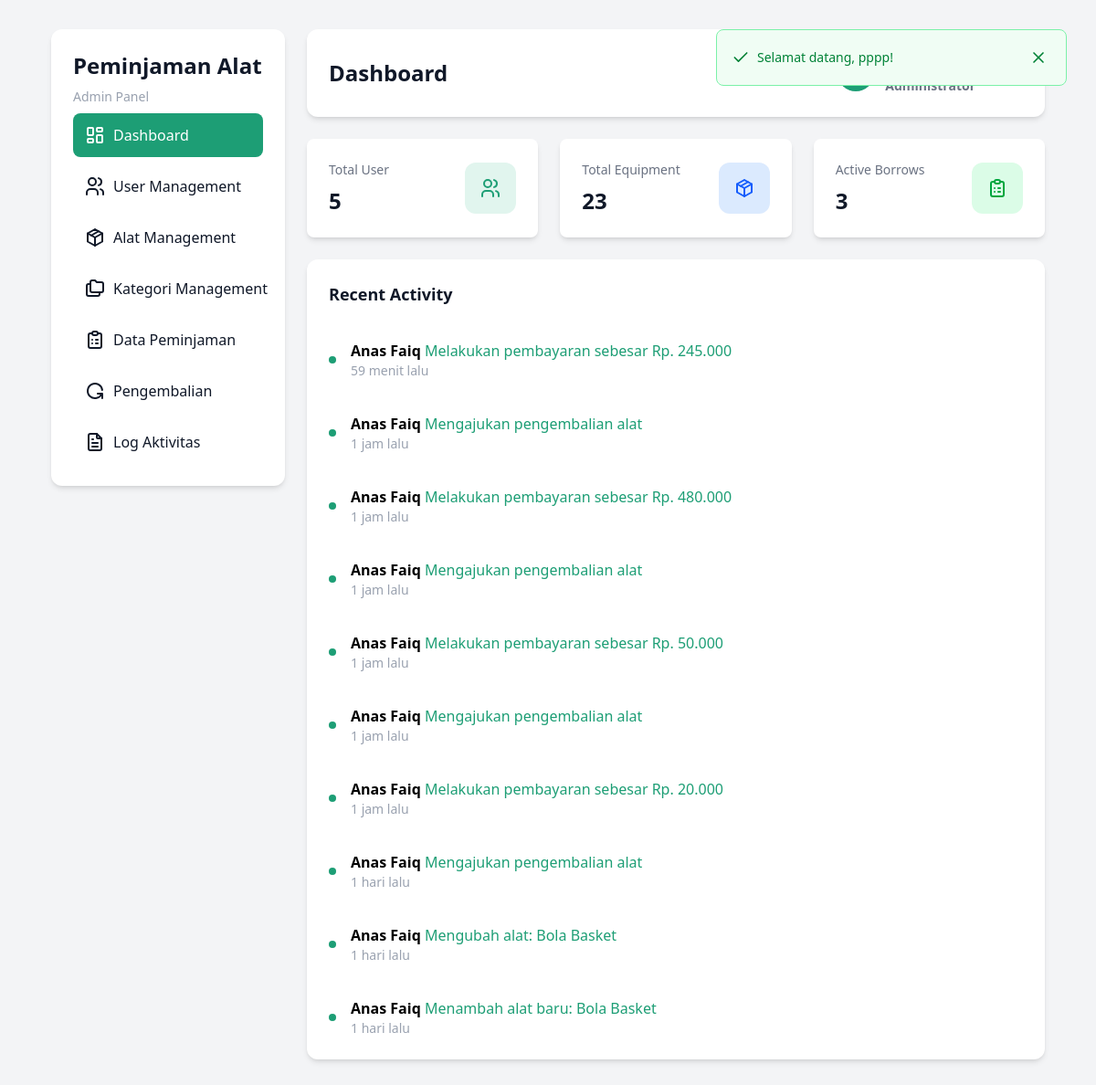
Page /pages/admin/dashboard.php (signed in) on the committed database.
### tables this page shows
CREATE TABLE `log_aktivitas` (
  `id_log` int NOT NULL,
  `id_user` int NOT NULL,
  `aktivitas` varchar(255) NOT NULL,
  `tabel` varchar(100) DEFAULT NULL,
  `id_referensi` int DEFAULT NULL,
  `waktu` timestamp NOT NULL DEFAULT CURRENT_TIMESTAMP
);

CREATE TABLE `users` (
  `id_user` int NOT NULL,
  `nama` varchar(100) NOT NULL,
  `username` varchar(100) NOT NULL,
  `password` varchar(255) NOT NULL,
  `role` enum('admin','petugas','peminjam') NOT NULL
);

### config/logging.php (called while the page is built, shortened)
<?php
function getRecentLogs($conn, $limit = 10) {
    $query = "SELECT
        l.id_log,
        l.id_user,
        u.nama as nama_user,
        l.aktivitas,
        l.tabel,
        l.id_referensi,
        l.waktu
        FROM log_aktivitas l
        JOIN users u ON l.id_user = u.id_user
        ORDER BY l.waktu DESC
        LIMIT ?";
    $stmt = $conn->prepare($query);
    if ($stmt) {
        $stmt->bind_param("i", $limit);
        $stmt->execute();
        return $stmt->get_result();
    }
    return null;
}
function formatWaktu($waktu) {
    $now = time();
    $timestamp = strtotime($waktu);
    $diff = $now - $timestamp;
    if ($diff < 60) {
        return "baru saja";
    } else if ($diff < 3600) {
        $minutes = floor($diff / 60);
        return $minutes . " menit lalu";
    } else if ($diff < 86400) {
        $hours = floor($diff / 3600);
        return $hours . " jam lalu";
    } else if ($diff < 604800) {
        $days = floor($diff / 86400);
        return $days . " hari lalu";
    } else {
        return date('d M Y H:i', $timestamp);
    }
}
?>

### pages/admin/dashboard.php (the view, shortened to what this page needs)
<?php
include "../../config/conn.php";
include "../../config/logging.php";
$id_user = $_SESSION['id_user'];
$sql = mysqli_query($conn, "SELECT nama FROM users WHERE id_user='$id_user'");
$data = mysqli_fetch_assoc($sql);
$user_query = mysqli_query($conn, "SELECT COUNT(*) as total FROM users");
$total_user = mysqli_fetch_assoc($user_query)['total'];
$eq_query = mysqli_query($conn, "SELECT SUM(stok) as total_stok FROM alat");
$total_alat = mysqli_fetch_assoc($eq_query)['total_stok'];
$br_query = mysqli_query($conn, "SELECT COUNT(*) as total FROM peminjaman
                                                 WHERE status='Disetujui' AND id_peminjaman
                                                 NOT IN (SELECT id_peminjaman FROM pengembalian)");
$active_borrow = mysqli_fetch_assoc($br_query)['total'];
$recent_logs = getRecentLogs($conn, 10);
?>
<!DOCTYPE html>
<html lang="en">
  <head>
    <link rel="stylesheet" href="../../src/output.css" />
  </head>
  <body class="flex gap-6 min-h-screen w-full py-8 px-14">
    <?php
      if (isset($_SESSION['success'])) {
        echo '<div class="login-success-container" id="successNotif">
                <div class="login-success-alert">
                  <div class="login-success-alert-content">
                    <svg xmlns="http://www.w3.org/2000/svg" viewBox="0 0 24 24" fill="none" stroke="currentColor" stroke-width="2" stroke-linecap="round" stroke-linejoin="round">
                      <polyline points="20 6 9 17 4 12"/>
                    </svg>
                    '.$_SESSION['success'].'
                  </div>
                  <button id="closeSuccessBtn" class="success-close-btn" type="button">
                    <svg xmlns="http://www.w3.org/2000/svg" viewBox="0 0 24 24" fill="none" stroke="currentColor" stroke-width="2" stroke-linecap="round" stroke-linejoin="round">
                      <line x1="18" y1="6" x2="6" y2="18"/>
                      <line x1="6" y1="6" x2="18" y2="18"/>
                    </svg>
                  </button>
                </div>
              </div>';
      }
    ?>
    <?php
      include '../components/sidebar.php'
?>
    <main class="right-dashboard-section">
      <nav class="navbar">
        <p>Dashboard</p>
        <div class="user-dropdown-wrapper">
          <button id="userBtn" class="user-dropdown-button">
            <div class="user-icon">
            </div>
            <div class="user-account">
              <p><?=  $data['nama']; ?></p>
              <span>Administrator</span>
            </div>
          </button>
        </div>
      </nav>
      <section class="dashboard-content">
        <section class="dashboard-cards">
          <div class="dashboard-card">
            <span class="card-text">
              <h3>Total User</h3>
              <p><?= $total_user ?></p>
            </span>
            <span class="total-equipment-icon icon-wrapper">
            </span>
          </div>
          <div class="dashboard-card">
            <span class="card-text">
              <h3>Total Equipment</h3>
              <p><?= $total_alat ?></p>
            </span>
            <span class="active-borrows-icon icon-wrapper">
            </span>
          </div>
          <div class="dashboard-card">
            <span class="card-text">
              <h3>Active Borrows</h3>
              <p><?= $active_borrow ?></p>
            </span>
            <span class="active-borrow-icon icon-wrapper">
            </span>
          </div>
        </section>
        <section class="recent-activity-card">
          <h3>Recent Activity</h3>
          <?php
        if ($recent_logs) {
            while ($log = mysqli_fetch_assoc($recent_logs)) {
                $waktuFormatted = formatWaktu($log['waktu']);
                echo '<div class="activity-wrapper">';
                echo '  <div class="profile"></div>';
                echo '  <div class="activity">';
                echo '    <p>';
                echo '      <span class="username">'.$log['nama_user'].'</span>';
                echo '      <span class="user-activity">'.$log['aktivitas'].'</span>';
                echo '    </p>';
                echo '    <p class="activity-time">'.$waktuFormatted.'</p>';
                echo '  </div>';
                echo '</div>';
            }
        } else {
            echo '<p class="text-center py-4 text-gray-500">Tidak ada aktivitas</p>';
        }
?>
        </section>
      </section>
    </main>
  </body>
</html>

### rows in the picture
log_aktivitas: id_user.nama "Anas Faiq", aktivitas "Melakukan pembayaran sebesar Rp. 245.000", waktu "59 menit lalu"
log_aktivitas: id_user.nama "Anas Faiq", aktivitas "Mengajukan pengembalian alat", waktu "1 jam lalu"
log_aktivitas: id_user.nama "Anas Faiq", aktivitas "Melakukan pembayaran sebesar Rp. 480.000", waktu "1 jam lalu"
log_aktivitas: id_user.nama "Anas Faiq", aktivitas "Mengajukan pengembalian alat", waktu "1 jam lalu"
log_aktivitas: id_user.nama "Anas Faiq", aktivitas "Melakukan pembayaran sebesar Rp. 50.000", waktu "1 jam lalu"
log_aktivitas: id_user.nama "Anas Faiq", aktivitas "Mengajukan pengembalian alat", waktu "1 jam lalu"
log_aktivitas: id_user.nama "Anas Faiq", aktivitas "Melakukan pembayaran sebesar Rp. 20.000", waktu "1 jam lalu"
log_aktivitas: id_user.nama "Anas Faiq", aktivitas "Mengajukan pengembalian alat", waktu "1 hari lalu"
log_aktivitas: id_user.nama "Anas Faiq", aktivitas "Mengubah alat: Bola Basket", waktu "1 hari lalu"
log_aktivitas: id_user.nama "Anas Faiq", aktivitas "Menambah alat baru: Bola Basket", waktu "1 hari lalu"

### other values in the picture
$_SESSION['success'] "Selamat datang, pppp!"
$total_user "5"
$total_alat "23"
$active_borrow "3"
